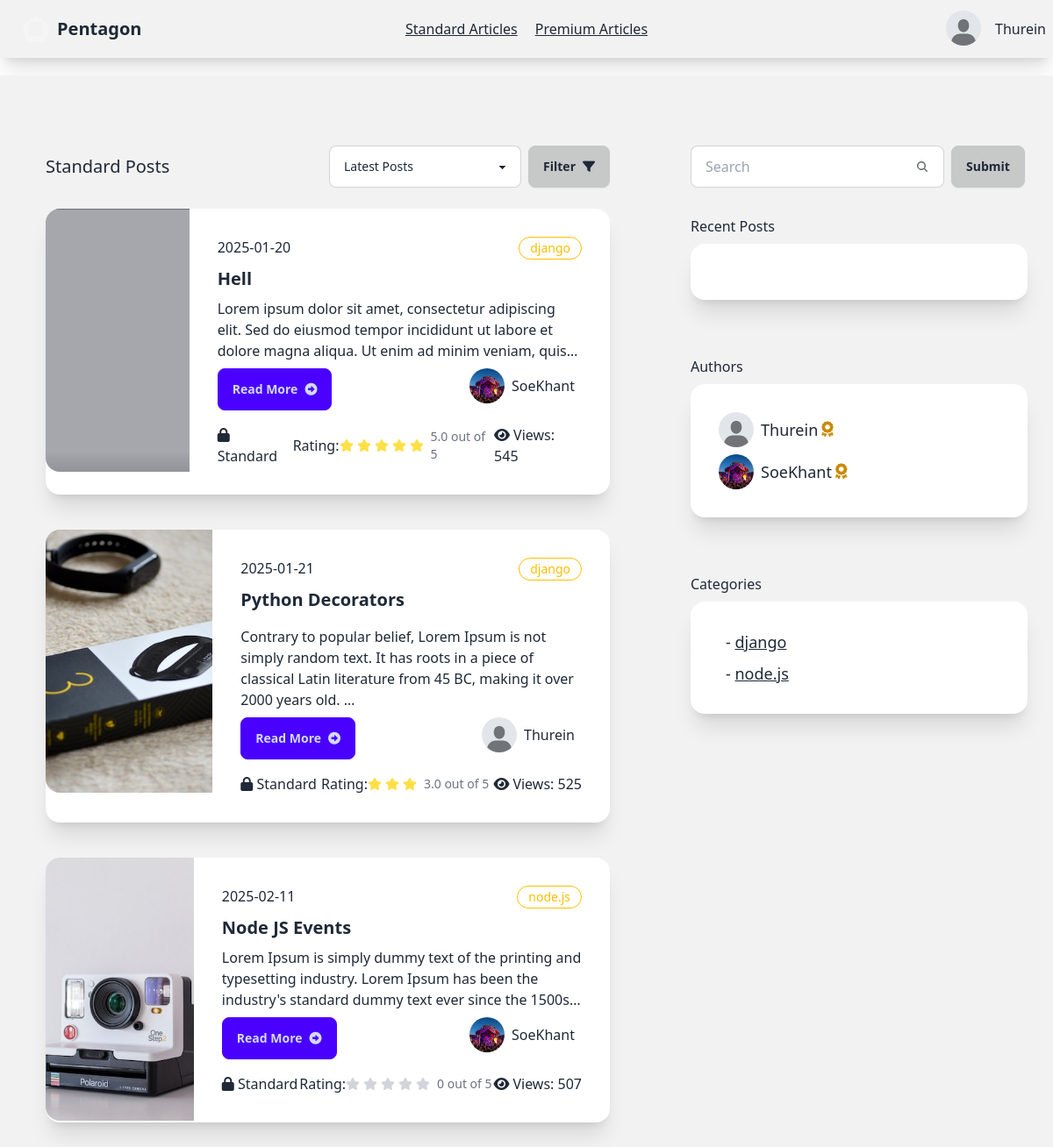
Page /reader/standard-posts/ (signed in) on the committed database.
### account/models.py (models this page shows, shortened)
class AccountStatus(models.Model):
    is_verified=models.BooleanField(default=False)
    profile=models.ImageField(max_length=100, blank=True,default="account/default.jpeg",null=True,upload_to="media/account")
    user=models.ForeignKey(User, on_delete=models.CASCADE,related_name="account_status")
    rank=models.CharField(max_length=20,blank=True, default="Silver")
    created_at=models.DateTimeField(auto_now=True)

### writer/models.py (models this page shows, shortened)
class Article(models.Model):
    CATEGORY_CHOICES = [
        ('flutter', 'Flutter'),
        ('react-native', 'React Native'),
        ('node.js', 'Node.JS'),
        ('spring-boot','Spring Boot'),
        ('laravel','Laravel'),
        ('django',"Django"),
        ('aws',"AWS"),
        ('web-development','Web Development'),
        ('mobile-development','Mobile Development'),
        ('cloud','Cloud Architect')
    ]
    title=models.CharField(max_length=100)
    content=models.TextField(
        validators=[
            MinLengthValidator(40, message="Content must be at least 40 characters long.")
        ]
    )
    author=models.ForeignKey(User, on_delete=models.CASCADE)
    view_count = models.PositiveIntegerField(default=0)
    posted_at=models.DateTimeField(auto_now_add=True)
    is_premium=models.BooleanField(default=False)
    is_standard=models.BooleanField(default=False)
    photo=models.ImageField(default='article/default.jpeg', blank=True, null=True,upload_to="article/")
    category = models.CharField(
        max_length=20,
        choices=CATEGORY_CHOICES,
        default='web-development',
        blank=False,
        null=False
    )
    def get_rating(self):
        reviews = self.article_review.all()
        if reviews:
            total_rating = sum(review.rating for review in reviews)
            return total_rating / len(reviews)
        else:
            return 0
    def get_author_name(self):
        return self.author.username
    def get_account_status(self):
        try:
            return self.author.account_status.first()
        except AccountStatus.DoesNotExist:
            return None

class ArticleReview(models.Model):
    article=models.ForeignKey(Article, on_delete=models.CASCADE,related_name="article_review")
    user=models.ForeignKey(User, on_delete=models.CASCADE, related_name="article_reviewer")
    comment=models.TextField(blank=True, null=True)
    rating=models.FloatField(default=0,blank=True, null=True)
    author_reply=models.TextField(blank=True, null=True)
    posted_at=models.DateTimeField(auto_now_add=True)

### reader/views.py (the view, shortened to what this page needs)
# urls.py: path('standard-posts/',views.standard_posts,name="standard-posts"),
@login_required(login_url="sign-in")
def standard_posts(request):
    try:
        sub_user=Subscription.objects.get(user=request.user,is_active=True)
    except Subscription.DoesNotExist:
        return redirect("subscription-locked")
    if sub_user.subscription_plan == 'Premium' or 'Standard':
        articles=Article.objects.filter(is_standard=True)
        article_standard_authors=Article.objects.filter(is_standard=True).values('author')
        article_categories=Article.objects.filter(is_standard=True).values("category").distinct()
        accounts=AccountStatus.objects.filter(user__in=article_standard_authors)
        recent_articles=get_recent_articles(request.user.id)
        query=request.GET.get("search","")
        context={
            "articles":articles,
            "accounts":accounts,
            "account_status":get_account_status(request),
            "recent_articles":recent_articles,
            "categories":article_categories
        }
        return render(request, "reader/standard-posts.html", context)
    else:
        return redirect("subscription-locked")

### reader/views.py (called while the page is built)
def get_recent_articles(user_id):
    key = f"recent_articles:{user_id}"
    article_ids = cache.get(key, [])
    return Article.objects.filter(id__in=article_ids)

def get_account_status(request):
    account_status = AccountStatus.objects.get(user=request.user)
    return account_status

### reader/templates/reader/standard-posts.html (shortened to what this page needs)
{% extends "reader/base.html" %}
{% block content %}
<div class=" bg-base-200 min-h-screen flex w-100 mt-5">
  <div class="grid grid-cols-8 gap-2 ">
      <div class="col-start-1 col-span-5 mt-12 mx-5">
          <div class="card">
              <div class="card-body">
                 <div class="flex justify-between items-center">
                  <p class="text-xl">Standard Posts</p>
                  <div class="flex w-80">
                    <select id="postFilter" class="select select-bordered w-full max-w-xs ">
                      <option  selected>Latest Posts</option>
                    </select>
                    <button id="applyFilterBtn" class="btn btn-active ml-2">Filter <i class="fa-solid fa-filter"></i></button>
                  </div>
                 </div>
                  {% for article in articles %}
        <div class="card card-side bg-base-100 shadow-xl my-4">
          <figure class="w-11/12 h-5/6">
              <img
                style="min-height:300px;"
                src="{{article.photo.url}}"
                alt="Movie" />
            </figure>
          <div class="card-body">
            <div class="flex">
              <p>{{article.posted_at|date:'Y-m-d'}}</p>
              <div class="badge badge-warning badge-outline p-3">{{article.category}}</div>
            </div>
            <h2 class="card-title font-bold">{{article.title}}</h2>
            <p class="line-clamp-3">{{article.content|safe|truncatewords:30}}</p>
            <div class="card-actions justify-between">
              <a href="{% url 'post-detail' article.id %}" class="btn btn-primary"> Read More<i class="fa-solid fa-circle-right"></i></a>
              <div>
                  <div class="flex-row flex items-center">
                      <div class="avatar">
                          <div class="w-10 rounded-full">
                              <img
                              style="object-fit: cover;width:100%;height:100%"
                              alt="Tailwind CSS Navbar component"
                              src="{{article.get_account_status.profile.url}}" />
                          </div>
                        </div>
                        <h2 class="mx-2">{{article.get_author_name}}</h2>
                  </div>
              </div>
            </div>
            <div class="flex justify-between items-center mt-2">
              <div>
                  <i class="fa-solid fa-lock"></i>
                  Standard
              </div>
              <div class="flex items-center">
                Rating:
                <div class="flex">
                </div>
                <div class="">
                  <p class="ms-1 text-sm font-medium text-gray-500 dark:text-gray-400">{{article.get_rating}} out of 5</p>
                </div>
              </div>
              <div class="">
                  <i class="fa-solid fa-eye mr-1"></i>Views:
                 {{article.view_count}}
              </div>
            </div>
          </div>
        </div>
        {% endfor %}
              </div>
          </div>
      </div>
      <div class="col-start-6 col-span-2 mt-20">
          <div class="flex-row">
            <div class="ml-8">
              <form action="" class="flex" method="get">
                <label class="input input-bordered flex items-center gap-2">
                  <input type="text" class="grow" name="search" placeholder="Search" />
                  <svg
                    xmlns="http://www.w3.org/2000/svg"
                    viewBox="0 0 16 16"
                    fill="currentColor"
                    class="h-4 w-4 opacity-70">
                    <path
                      fill-rule="evenodd"
                      d="M9.965 11.026a5 5 0 1 1 1.06-1.06l2.755 2.754a.75.75 0 1 1-1.06 1.06l-2.755-2.754ZM10.5 7a3.5 3.5 0 1 1-7 0 3.5 3.5 0 0 1 7 0Z"
                      clip-rule="evenodd" />
                  </svg>
                </label>
                <input type="submit" value="Submit" class="btn btn-active ml-2">
              </form>
            </div>
            <div class="card">
              <div class="card-body">
                  Recent Posts
                  <div class="card bg-base-100 w-96 shadow-xl">
                      <div class="card-body">
                      </div>
                    </div>
                </div>
              </div>
            <div class="card">
              <div class="card-body">
                  Authors
                  <div class="card bg-base-100 w-96 shadow-xl">
                      <div class="card-body">
                         {% for account in accounts %}
                         <div class="flex-row flex items-center">
                          <div class="avatar">
                              <div class="w-10 rounded-full">
                                <img src="{{account.profile.url}}" />
                              </div>
                            </div>
                            <h2 class="mx-2 text-lg flex items-center">{{account.user.username}}
                              {% if account.rank == "Platinum" %}
                             <i class="fa-solid fa-trophy text-warning ml-1"></i>
                             {% elif account.rank == "Gold" %}
                             <i class="fa-solid fa-award  text-yellow-600	ml-1"></i>
                             {% else %}
                             <i class="fa-solid fa-medal ml-1"></i>
                             </h2>
                             {% endif %}
                         </div>
                         {% endfor %}
                      </div>
                    </div>
                </div>
              </div>
              <div class="card">
                <div class="card-body">
                    Categories
                    <div class="card bg-base-100 w-96 shadow-xl">
                        <div class="card-body">
                           {% for category in categories %}
                           <div class="flex-row flex items-center">
                                 <h2 class="mx-2 text-lg">- <a href="{% url 'category' category.category  %}" class="link">{{category.category}}</a></h2>
                           </div>
                           {% endfor %}
                        </div>
                      </div>
                  </div>
                </div>
          </div>
          </div>
      </div>
</div>
{% endblock  %}

### reader/templates/reader/base.html (shortened to what this page needs)
{% load static %}
<!DOCTYPE html>
<html lang="en">
<head>
    <link href="https://cdn.jsdelivr.net/npm/daisyui@latest/dist/full.min.css" rel="stylesheet" type="text/css" />
    <link href="{% static 'fontawesomefree/css/fontawesome.css' %}" rel="stylesheet" type="text/css">
    <link href="{% static 'fontawesomefree/css/brands.css' %}" rel="stylesheet" type="text/css">
    <link href="{% static 'fontawesomefree/css/solid.css' %}" rel="stylesheet" type="text/css">
</head>
<body>
    <div class="navbar bg-base-200 shadow-xl">
        <div class="navbar-start">
          <a href="{% url 'home' %}" class="btn btn-ghost text-xl"><div class="mask mask-pentagon w-8 h-8 border-8 border-neutral-100	"></div>Pentagon</a>
        </div>
        <div class="navbar-center gap-5">
            <a id="standard" href="{% url 'standard-posts' %}" class=" link ">Standard Articles</a>
            <a  href="{% url 'premium-posts' %}" class="link">Premium Articles</a>
          </div>
        <div class="navbar-end gap-3">
          {% if user.is_authenticated %}
          <div class="dropdown dropdown-end">
            <div tabindex="0" role="button" class="btn btn-ghost btn-circle avatar">
              <div class="w-10 rounded-full">
                <img
                  style="object-fit: contain;width:100%;height:100%"
                  alt="Tailwind CSS Navbar component"
                  src="{{account_status.profile.url}}" />
              </div>
            </div>
          </div>
          {{user}}
          {% else %}
          <a href="{% url 'sign-up' %}" class="btn">Sign Up</a>
          <a href="{% url 'sign-in' %}" class="btn">Sign In</a>
          {% endif %}
        </div>
       </div>
    {% block content %}
    {% endblock  %}
    <script src="https://cdn.tailwindcss.com"></script>
</body>
</html>

### rows in the picture
AccountStatus: profile (placeholder picture), user.username "Thurein", rank "Gold" (drawn)
Article: photo (picture), posted_at "2025-01-20", category "django", title "Hell", content "Lorem ipsum dolor sit amet, consectetur adipiscing elit. Sed do eiusmod tempor incididunt ut labore et dolore magna aliqua. Ut enim ad minim veniam,…", get_account_status.profile (picture), get_author_name "SoeKhant", get_rating "5.0", view_count "545"
Article: photo (picture), posted_at "2025-01-21", category "django", title "Python Decorators", content "Contrary to popular belief, Lorem Ipsum is not simply random text. It has roots in a piece of classical Latin literature from 45 BC, making it over 2000 years old. …", get_account_status.profile (placeholder picture), get_author_name "Thurein", get_rating "3.0", view_count "525"
Article: photo (picture), posted_at "2025-02-11", category "node.js", title "Node JS Events", content "Lorem Ipsum is simply dummy text of the printing and typesetting industry. Lorem Ipsum has been the industry's standard dummy text ever since the…", get_account_status.profile (picture), get_author_name "SoeKhant", get_rating "0", view_count "507"
AccountStatus: profile (picture), user.username "SoeKhant", rank "Gold" (drawn)

### other values in the picture
{{ user }} "Thurein"
{{ category.category }} "django" "node.js"
